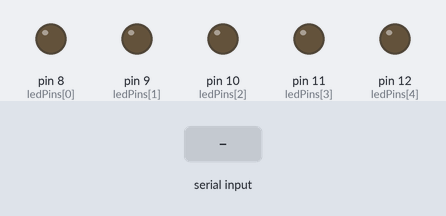
The sketch below on a simulated Arduino Uno, built with avr-gcc and run on an emulated ATmega328P. Parts: output pins drawn as LEDs (lit = HIGH). The test bench sets the inputs (shaded band).

Above: at 1.2 s.
1.3 s: "1\n" received over Serial
At 2.3 s:
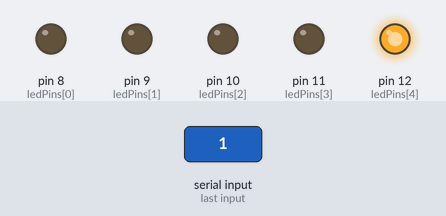
2.8 s: "0\n" received over Serial
At 3.5 s:
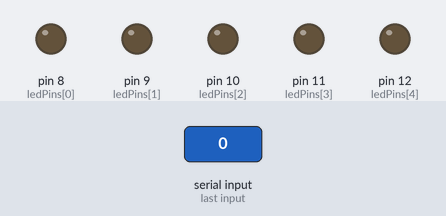
Timing chart, 0 to 5.8 s (numbered marks = the images above; inputs shaded):
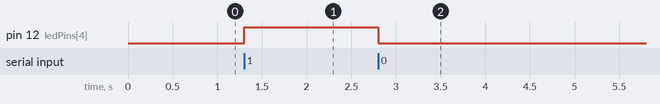

Measured:
- after the input at 1.3 s, pin 12 (ledPins[4]): LOW → HIGH at once
- after the input at 2.8 s, pin 12 (ledPins[4]): HIGH → LOW at once

The sketch:

sketch_may3b.ino
```cpp
int ledPins[] = {8, 9, 10, 11, 12};
const int num_leds = sizeof(ledPins) / sizeof(ledPins[0]);

void setup() {
  Serial.begin(9600);
  for (int i = 0; i < num_leds; i++) {
    pinMode(ledPins[i], OUTPUT);
    digitalWrite(ledPins[i], LOW);
  }
}

void loop() {
  if (Serial.available() > 0) {
    // Read the string from serial until newline character is encountered
    String command = Serial.readStringUntil('\n');

    // Control LEDs based on finger counts
    for (int i = 0; i < num_leds; i++) {
      if (command[i] == '1') {
        // Turn on LED if corresponding finger is up
        digitalWrite(ledPins[num_leds - 1 - i], HIGH);
      } else {
        // Turn off LED if corresponding finger is down
        digitalWrite(ledPins[num_leds - 1 - i], LOW);
      }
    }
  }
}
```
